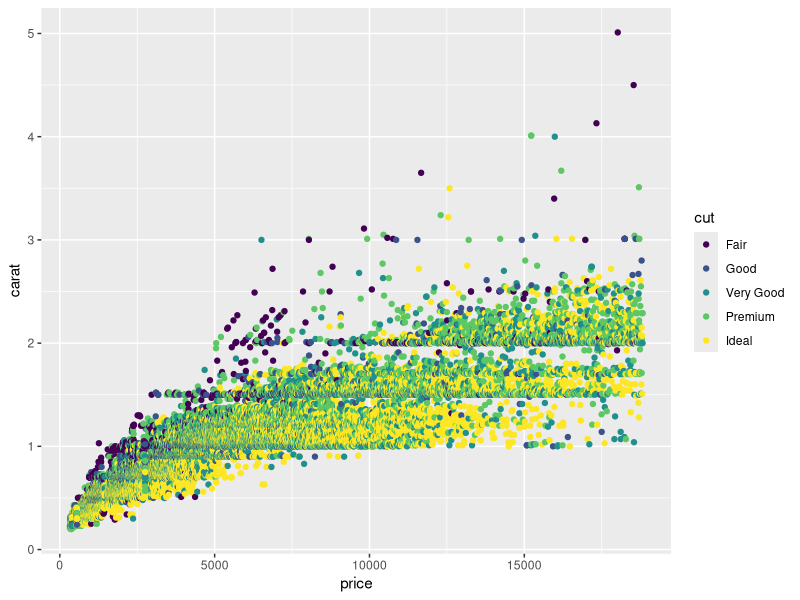
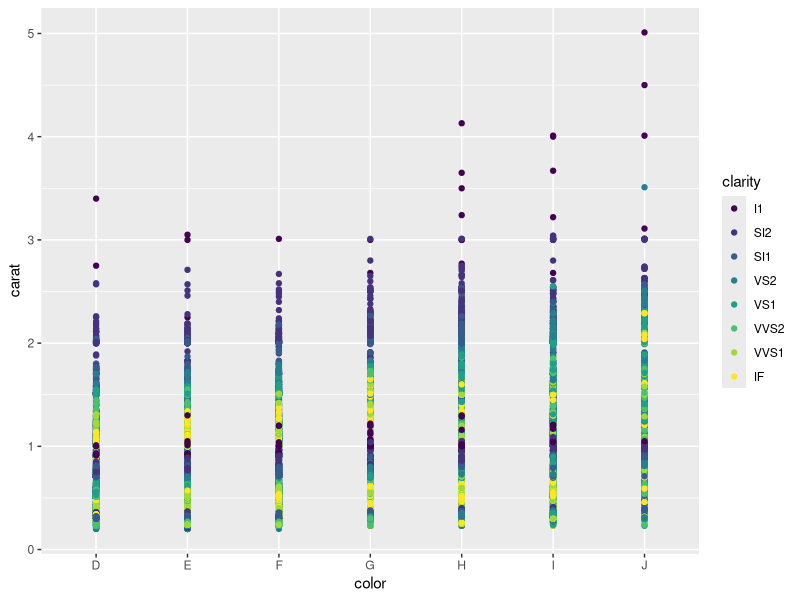

Reproduce these figures in R, in order.
## ---- chunk 1
knitr::opts_chunk$set(echo = TRUE)
library(tidyverse)
## ---- chunk 2
### In this code chunk, start with the diamonds dataset (built in to
### ggplot2 package) and create a plot of price vs. carat (or some other
### variables of your choice)
ggplot(data = diamonds,
       aes(x = price, y = carat)) +
  geom_point(aes(color = cut))
 
## ---- chunk 3
### In this code chunk, start with the diamonds dataset (built in to
### ggplot2 package) and create a subset based on filtering, e.g., 
### size greater than 1 carat or cut is "Ideal"
diamond_subset <- diamonds %>%
  filter(carat > 1 & cut == 'Ideal')

## ---- chunk 4

### adding my own stuff - non-ideal subset, less than 1
diamond_subset <- diamonds %>%
  filter(carat < 1 & cut == 'Non-Ideal')

diamonds %>% 
  group_by(cut) %>% 
  summarize(mean_carat = mean(carat, na.rm = TRUE))
 
 #kept both of our codes!

## ---- chunk 5
### Both partners - delete this comment, then write some code here
### to plot, summarize, calculate something simple using the diamonds
### dataset.

ggplot(data = diamonds,
       aes(x = color, y = carat)) +
  geom_point(aes(color = clarity))
